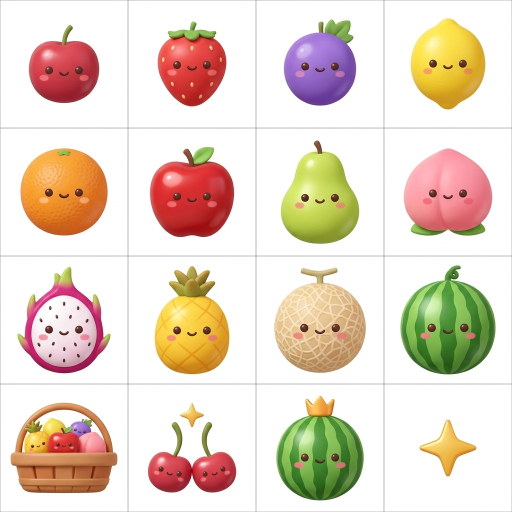
#> input picture scripts/art-originals/fruit-merge.jpg, 1024 x 1024 px (shown at 1/2 size)
$ python prepare_fruit_merge_art.py
#> lines starting #> are read from the running program, lines starting #| are printed output that depends on the picture; after the words box and inside, x2 and y2 are one past the last pixel; in counts of white or black regions, pixels touching at a corner belong together
### scripts/prepare_premium_art.py
"""Prepare generated assets without modifying any legacy artwork.

Sources and provider provenance: art_sources.json. Run from the repository root.
Background removal is offline image processing, not an in-app AI integration.
"""
import os
os.environ.setdefault('OMP_NUM_THREADS', '2')
from pathlib import Path
import json
from urllib.request import urlopen
import numpy as np
from PIL import Image, ImageOps, ImageDraw
from scipy import ndimage

ROOT = Path(__file__).resolve().parents[1]
OUT = ROOT / 'public/art/premium'
SOURCES = ROOT / 'scripts/art-originals'
CONFIG = json.loads((ROOT / 'scripts/art_sources.json').read_text())
#> (reads scripts/art_sources.json from the repository)
NAMES = {
    'surfaces': ['cream', 'mint', 'sunset', 'jelly', 'wood', 'night', 'cloud', 'candy', 'opal'],
    'avatars': ['mochi', 'orbit', 'bear', 'cat', 'panda', 'fox', 'shiba', 'penguin', 'koala'],
    'details': ['frames/mint', 'frames/sunset', 'frames/moon', 'effects/stars', 'effects/confetti', 'effects/blossom', 'chests/common', 'chests/rare', 'chests/epic'],
    'ui': ['onet', 'block', 'memory', 'triple', 'hint', 'shuffle', 'hammer', 'bomb', 'permen', 'achievements', 'missions', 'collection', 'theme', 'leaderboard', 'notifications', 'multiplayer']
}

def clean(cell, open_holes=False):
    # Final source sheets have solid white backgrounds. Edge-connected keying
    # keeps enclosed white porcelain intact and avoids model-generated halos.
    result = cell.convert('RGBA')
    rgb = np.array(cell.convert('RGB')).astype(float)
    low = rgb.min(axis=2)
    neutral = (rgb.max(axis=2)-low) < 18
    candidates = (low >= 238) & neutral
    regions, _ = ndimage.label(candidates)
    edges = np.unique(np.concatenate([regions[0],regions[-1],regions[:,0],regions[:,-1]]))
    background = np.isin(regions, edges[edges>0])
    if open_holes:
        background = candidates
    alpha = np.full(low.shape, 255, dtype=np.uint8)
    alpha[background] = np.clip((249-low[background])/11*255,0,255).astype(np.uint8)
    result.putalpha(Image.fromarray(alpha))
    labels, count = ndimage.label(alpha > 90)
    sizes = np.bincount(labels.ravel())
    # Remove specks and any residual atlas border, preserve detached object detail.
    keep = np.zeros_like(alpha, dtype=bool)
    for label in range(1, count + 1):
        if sizes[label] < max(12, alpha.size * .0006):
            continue
        ys, xs = np.where(labels == label)
        if xs.min() == 0 or ys.min() == 0 or xs.max() == alpha.shape[1]-1 or ys.max() == alpha.shape[0]-1:
            continue
        keep |= labels == label
    if keep.any():
        nearby = ndimage.binary_dilation(keep, iterations=2)
        alpha[~nearby] = 0
        result.putalpha(Image.fromarray(alpha))
    box = result.getchannel('A').point(lambda p: 255 if p > 35 else 0).getbbox()
    return result.crop(box) if box else result

# [48 lines left out: function main, not called in this run]

# [2 lines that do not run on import are left out]

### scripts/prepare_fruit_merge_art.py
"""Add the Fruit Merge sheet as distinct sprites; old art is never overwritten."""
from pathlib import Path
from urllib.request import urlopen
from PIL import Image,ImageDraw
import json
from prepare_premium_art import clean
ROOT=Path(__file__).resolve().parents[1]
SOURCE='https://static.prod-images.emergentagent.com/jobs/0b8cb69b-dec7-4561-bae8-f56ff8e79c27/images/6d7231fb6325cbe146116509542f6aa4ddabdd3941b82585273e2525c211fc6f.jpeg'
def main():
    source=ROOT/'scripts/art-originals/fruit-merge.jpg'
    if not source.exists(): source.write_bytes(urlopen(SOURCE,timeout=90).read())
    sheet=Image.open(source).convert('RGB');out=ROOT/'public/art/premium/fruit-merge';out.mkdir(parents=True,exist_ok=True)
#> in main, sheet is the input picture: PIL image 1024x1024 RGB; mean R, G, B 232.1, 216.4, 201.3
    review=Image.new('RGB',(8*120,2*135),'#f4ecdf');draw=ImageDraw.Draw(review)
#> after `review = Image.new('RGB', (8 * 120, 2 * 135), '#f4ecdf')`:
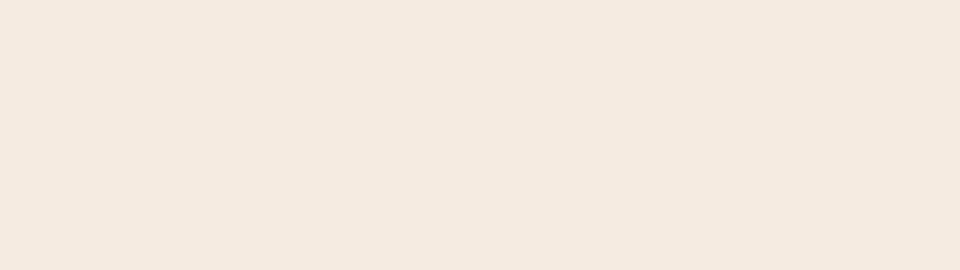
#> review: PIL image 960x270 RGB; mean R, G, B 244, 236, 223
    for i in range(16):
        col,row=i%4,i//4;image=clean(sheet.crop((col*256+5,row*256+5,(col+1)*256-5,(row+1)*256-5)))
        image.thumbnail((244,244),Image.Resampling.LANCZOS);canvas=Image.new('RGBA',(256,256));canvas.alpha_composite(image,((256-image.width)//2,(256-image.height)//2))
        path=out/f'{i}.webp'
        if not path.exists(): canvas.save(path,'WEBP',quality=94,method=6)
        canvas.thumbnail((105,105));review.paste(canvas,((i%8)*120+7,(i//8)*135+4),canvas);draw.text(((i%8)*120+7,(i//8)*135+112),str(i),fill='#172337')
#> this loop made 16 passes
#> (count in clean, sizes in clean, box in clean) on passes 1 to 12: (1, [45154, 15362], (52, 44, 195, 202)), (1, [43328, 17188], (53, 36, 194, 210)), (1, [41439, 19077], (50, 32, 196, 207)), (1, [39838, 20678], (46, 30, 200, 216)), (1, [35375, 25141], (34, 34, 212, 212)), (1, [37051, 23465], (38, 31, 209, 214)), (1, [37687, 22829], (42, 19, 204, 228)), (1, [35628, 24888], (33, 35, 213, 212)), (1, [35524, 24992], (28, 15, 219, 232)), (1, [36326, 24190], (46, 13, 200, 233)), (1, [32334, 28182], (30, 17, 216, 230)), (1, [30379, 30137], (26, 12, 220, 234))
#> pass 1, in clean, `result = cell.convert('RGBA')`:
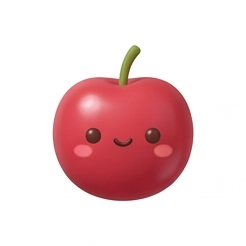
#> result: PIL image 246x246 RGBA; mean R, G, B, A 238.3, 209, 210.9, 255
#> pass 1, in clean, `labels, count = ndimage.label(alpha > 90)`:
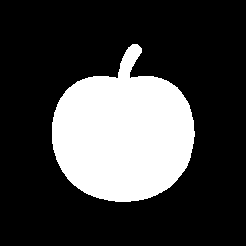
#> labels: shape (246, 246) int32; values 0 (black) and 1 (white), 25.4% white; 1 white region, box (x1, y1, x2, y2) and area: (52, 44, 195, 202) 15362
#> pass 1, in main, `image = clean(sheet.crop((col * 256 + 5, row * 256 + 5, (col + 1) * 25`:
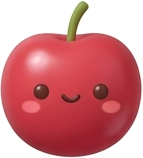
#> image: PIL image 143x158 RGBA; mean R, G, B, A 210.6, 132, 137, 172.5; transparent parts drawn white
#> after the loop:
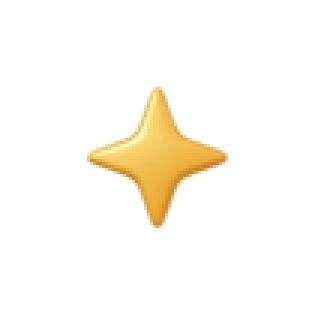
#> canvas: PIL image 105x105 RGBA (shown 3 times larger); mean R, G, B, A 21.5, 18, 10.7, 20.5; transparent parts drawn white
#> after the loop:
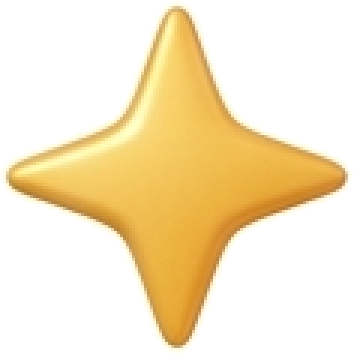
#> image: PIL image 118x118 RGBA (shown 3 times larger); mean R, G, B, A 247.7, 231.3, 197.2, 96.6; transparent parts drawn white
#> after the loop:
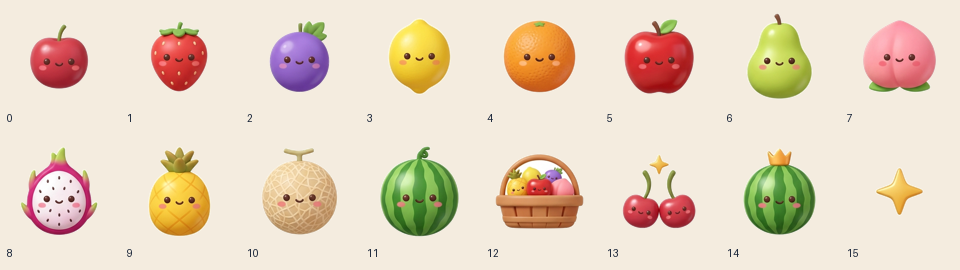
#> review: PIL image 960x270 RGB; mean R, G, B 231.6, 214.7, 194.5
    (out/'manifest.json').write_text(json.dumps({'source':SOURCE,'assets':[f'/art/premium/fruit-merge/{i}.webp' for i in range(16)]},indent=2))
    review.save(ROOT/'scripts/art-originals/fruit-merge-review.jpg',quality=90)
    print('16 Fruit Merge sprites added.')
if __name__=='__main__':main()
